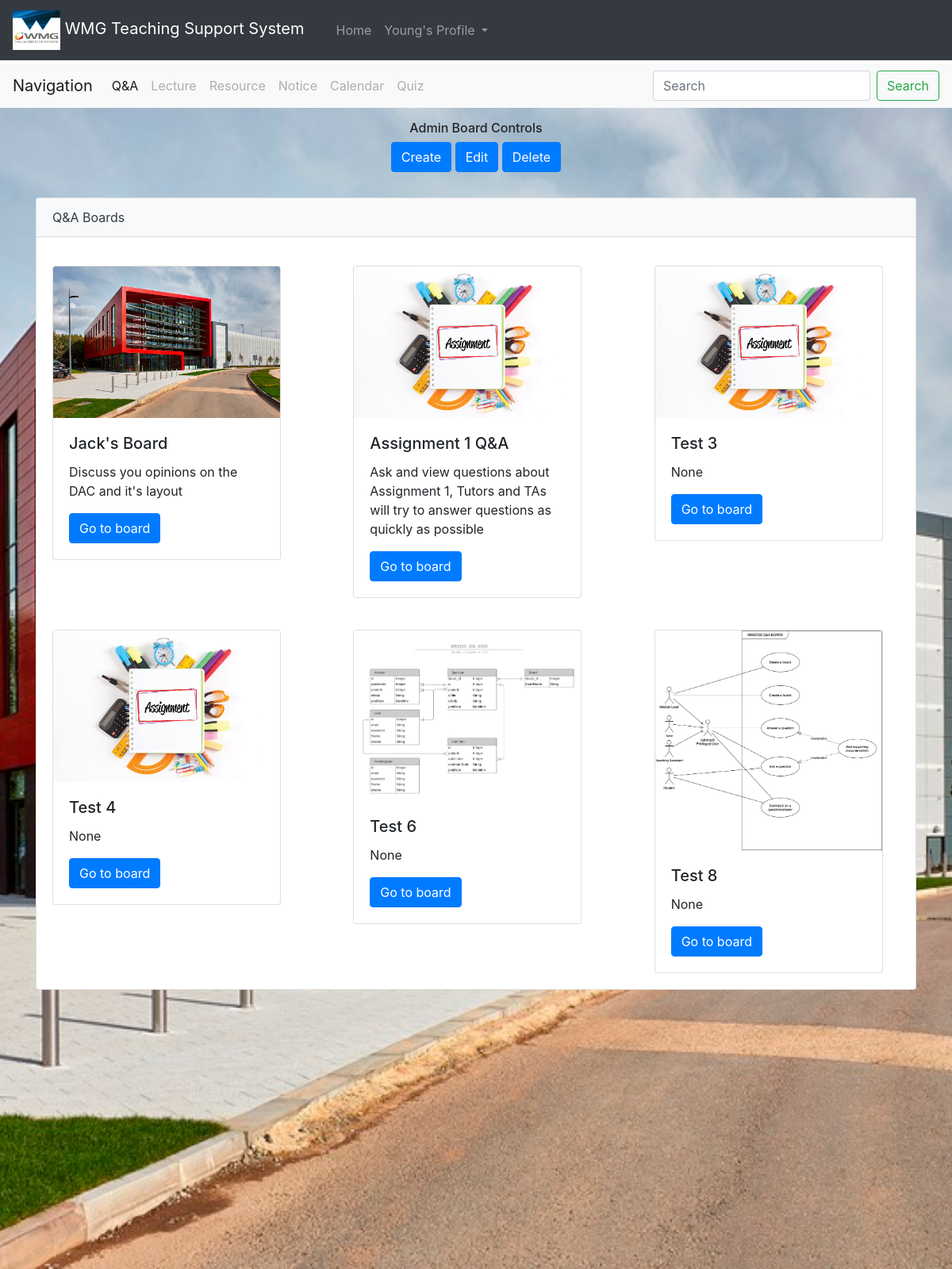
The app's page /Q-A-Board (signed in), older data.
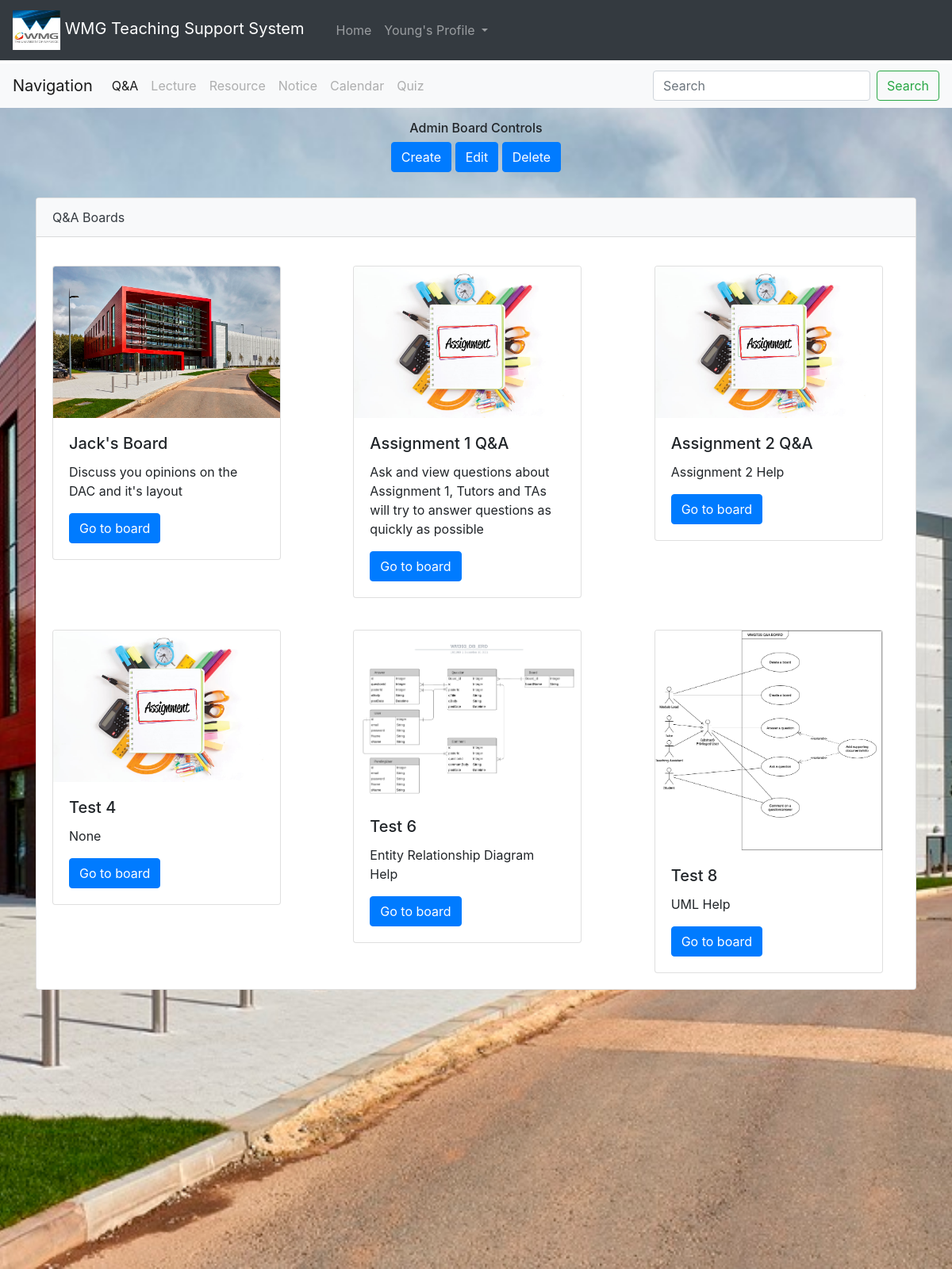
The same page, newer data.
### app.py (models this page shows)
class User(db.Model, UserMixin):
    id = db.Column(db.Integer, primary_key = True)
    email = db.Column(db.String(100), unique = True, nullable = False)
    password = db.Column(db.String(80), nullable = False)
    fName = db.Column(db.String(20), nullable = False)
    sName = db.Column(db.String(30), nullable = False)
    userType = db.Column(db.String(20), nullable = False)
    questions = db.relationship('Question', backref='author')
    answers = db.relationship('Answer', backref='author')
    comments = db.relationship('Comment', backref='author')

class QABoard(db.Model):
    id = db.Column(db.Integer, primary_key = True)
    boardName = db.Column(db.String(50), nullable = False)
    boardDesc = db.Column(db.String(500), nullable = True)
    backImg = db.Column(db.String(100), nullable = True)
    questions = db.relationship('Question', backref='board')

### app.py (the view)
@app.route('/Q-A-Board')
@login_required
def QABoardHome():
    boards = boardAccess.getBoards(QABoard)
    return render_template('boards/q_a_board_home.html', boards=boards)

### app.py (called while the page is built)
@login_manager.user_loader
def load_user(user_id):
    return User.query.get(int(user_id))

### dbBoardAccess.py (called while the page is built)
    def getBoards(QABoard):
        boards = QABoard.query.all()
        return boards

### templates/boards/q_a_board_home.html (shortened to what this page needs)
<html lang="en">
<head>
    <link rel="stylesheet" href="https://maxcdn.bootstrapcdn.com/bootstrap/4.5.2/css/bootstrap.min.css">
    <link rel="stylesheet" href="{{ url_for('static', filename = 'QABoard.css') }}">
</head>
<body style="min-height: 100rem; padding-top: 5rem;">
  <div class="bg">
    <nav class="navbar navbar-expand-md navbar-dark fixed-top bg-dark">
        <a class="navbar-brand" href="#">
            <image src="{{url_for('static',filename = 'images/wmglogo.png')}}" width = "60" height = "50" class="d-inline-block align-middle" href="{{ url_for('goHome') }}" alt="">
            WMG Teaching Support System
        </a>
        <div class="navbar" id="navbarSupportedContent">
          <ul class="navbar-nav mr-auto">
            <li class="nav-item">
              <a class="nav-link" href="{{url_for('home')}}">Home</a>
            </li>
            <li class="nav-item dropdown">
              {% if current_user.is_authenticated %}
                <a class="nav-link dropdown-toggle" href="#" id="navbarDropdown" role="button" data-toggle="dropdown" aria-haspopup="true" aria-expanded="false">
                  {{current_user.fName}}'s Profile
                </a>
              {%endif%}
            </li>
          </ul>
        </div>
    </nav>
    <nav class="navbar navbar-expand-sm navbar-light bg-light">
        <a class="navbar-brand" href="#">Navigation</a>
        <div class="collapse navbar-collapse" id="navbarSupportedContent">
          <ul class="navbar-nav mr-auto">
            <li class="nav-item active">
                <a class="nav-link" href="#">Q&A</a>
            </li>
            <li class="nav-item">
              <a class="nav-link disabled" href="#">Lecture</a>
            </li>
            <li class="nav-item">
                <a class="nav-link disabled" href="#">Resource</a>
            </li>
            <li class="nav-item">
                <a class="nav-link disabled" href="#">Notice</a>
            </li>
            <li class="nav-item">
                <a class="nav-link disabled" href="#">Calendar</a>
            </li>
            <li class="nav-item">
                <a class="nav-link disabled" href="#">Quiz</a>
            </li>
          </ul>
          <form class="form-inline my-2 my-lg-0">
            <input class="form-control mr-sm-2" type="search" placeholder="Search" aria-label="Search">
            <button class="btn btn-outline-success my-2 my-sm-0" type="submit">Search</button>
          </form>
        </div>
    </nav>
    {%if current_user.userType == 'Tutor'%}
    <div class="container text-center" style="padding: 1rem;" id="boardCreationButtons">
      <h6>Admin Board Controls</h6>
      <div class="col-md-12 text-center">
        <button type="button" class="btn btn-primary" data-toggle="modal" data-target="#createBoardModal">Create</button>
        <button type="button" class="btn btn-primary" data-toggle="modal" data-target="#editBoardModal">Edit</button>
        <button type="button" class="btn btn-primary" data-toggle="modal" data-target="#deleteBoardModal">Delete</button>
      </div>
    </div>
    {%endif%}
    <div class="container" style="padding-top: 1rem;">
      <div class="card">
        <div class="card-header text-dark bg-light mb-3">Q&A Boards</div>
          <div class="row">
            {% for board in boards %}
            <div class="card-body">
              <div class = "col-sm-4">
                <div class="card" style="width: 18rem;">
                  <img class="card-img-top" src="{{url_for('static',filename = 'uploads/' + board.backImg)}}"  alt="Card image cap">
                  <div class="card-body">
                    <h5 class="card-title">{{board.boardName}}</h5>
                    <p class="card-text">{{ board.boardDesc }}</p>
                    <a href="/Q-A-Board/id/{{ board.id }}" class="btn btn-primary">Go to board</a>
                  </div>
                </div>
              </div>
            </div>
            {% endfor %}
          </div>
      </div>
    </div>
  </div>
</body>
</html>

### static/QABoard.css (style rules this page uses)
body, html { height: 100%; }
.bg { background-image: url("images/DAC.jpg"); height: 100%; background-position: center; background-repeat: no-repeat; background-size: cover; }

Row changes from the older to the newer data that the page shows:
changed QABoard: boardName "Test 3" → "Assignment 2 Q&A"; boardDesc "None" → "Assignment 2 Help"
changed QABoard "Test 6": boardDesc "None" → "Entity Relationship Diagram Help"
changed QABoard "Test 8": boardDesc "None" → "UML Help"
